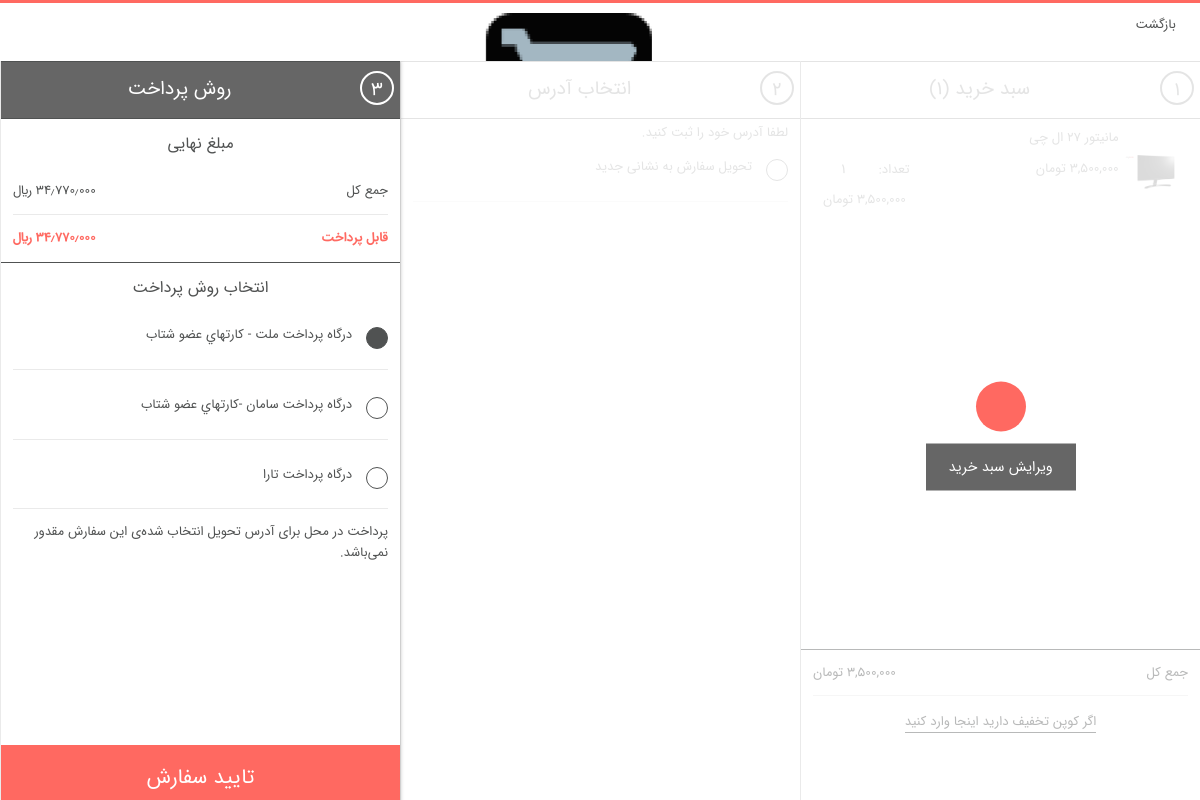
The page /order/paymentmethods (signed in) on the database as committed earlier.
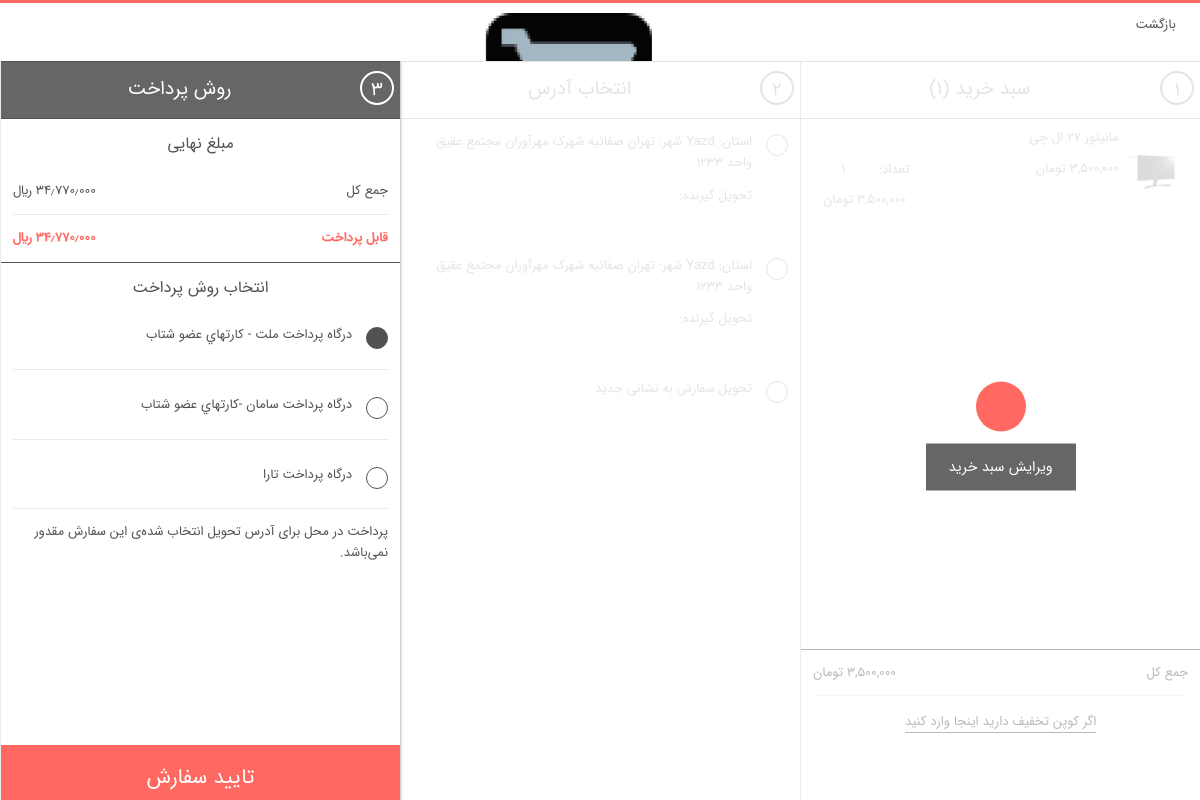
The same page on the database as committed later.
### order/models.py (models this page shows)
class ShopCart(models.Model):
    user = models.ForeignKey(User, on_delete=models.SET_NULL, null=True, verbose_name='کاربر')
    product = models.ForeignKey(Product, on_delete=models.SET_NULL, null=True, verbose_name='محصول')
    quantity = models.IntegerField(verbose_name='تعداد')
    def __str__(self):
        return self.product.title
    @property
    def price(self):
        return self.product.price
    price.fget.short_description = 'قیمت'
    @property
    def product_total_price(self):
        return self.quantity * self.product.price
    product_total_price.fget.short_description = 'مجموع'
    class Meta:
        verbose_name = 'سبد خرید'
        verbose_name_plural = 'سبد های خرید'

### product/models.py (models this page shows, shortened)
class Product(models.Model):
    STATUS = (
        ('True', 'فعال'),
        ('False', 'غیرغعال'),
    )
    category = models.ForeignKey(Category, on_delete=models.CASCADE,
                                 verbose_name='دسته بندی')  # many to one with Category
    title = models.CharField(max_length=50, verbose_name='نام محصول')
    keywords = models.CharField(max_length=255, verbose_name='کلمات کلیدی')
    description = models.CharField(max_length=255, verbose_name='توضیحات')
    image = models.ImageField(upload_to='images/', verbose_name='تصویر اصلی')
    price = models.IntegerField(verbose_name='قیمت')
    amount = models.IntegerField(verbose_name='موجودی')
    minamount = models.IntegerField(verbose_name='حداقل موجودی')
    detail = RichTextUploadingField(verbose_name='جزئیات')
    status = models.CharField(max_length=20, choices=STATUS, verbose_name='وضعیت')
    create_at = models.DateTimeField(auto_now_add=True, verbose_name='تاریخ ایجاد')
    update_at = models.DateTimeField(auto_now=True, verbose_name='تاریخ بروزرسانی')
    slug = models.SlugField(allow_unicode=True, unique=True, null=False)
    def image_tag(self):
        return mark_safe('<img src="{}" height="50"/>'.format(self.image.url))
    image_tag.short_description = 'تصویر'
    class Meta:
        verbose_name = 'محصول'
        verbose_name_plural = 'محصولات'

### user/models.py (models this page shows, shortened)
class UserAddress(models.Model):
    user = models.ForeignKey(User, on_delete=models.CASCADE, verbose_name='کاربر')
    firstname = models.CharField(max_length=50, verbose_name='نام')
    lastname = models.CharField(max_length=50, verbose_name='نام خانوادگی')
    phone = models.CharField(max_length=20, verbose_name='شماره تماس')
    address = models.CharField(max_length=300, verbose_name='آدرس')
    city = models.CharField(max_length=30, verbose_name='شهر')
    state = models.CharField(max_length=30, verbose_name='استان')
    postalcode = models.CharField(max_length=20, verbose_name='کدپستی')
    default_shipping_address = models.BooleanField(default=False)
    def user_name(self):
        return self.user.first_name + ' ' + self.user.last_name + ' [' + self.user.username + '] '
    user_name.short_description = 'نام کاربری'
    class Meta:
        verbose_name = 'آدرس'
        verbose_name_plural = 'آدرس ها'

### order/views.py (the view)
# urls.py: path('paymentmethods', views.payment_methods, name='paymentmethods'),
def payment_methods(request):
    category = Category.objects.all()
    current_user = request.user
    shop_cart = ShopCart.objects.filter(user_id=current_user.id)
    address = UserAddress.objects.filter(user_id=current_user.id)
    totalprice = 0
    for rs in shop_cart:
        totalprice += rs.product.price * rs.quantity
    context = {'shopcart': shop_cart,
               'category': category,
               'totalprice': totalprice,
               'address': address,
               }
    return render(request, 'payment_methods.html', context)

### order/templates/payment_methods.html (shortened to what this page needs)
{% extends "base.html" %}
{% load humanize %}
{% block header %} {% include "simple_header.html" %}{% endblock %}
{% block body %}
    <main class="main" id="checkout" style="margin-top: 10px">
        <section class="column invoice " id="basketPage">
            {% include 'cart_page.html' %}
        </section>
        <section class="column address" id="orderAdressPage">
            {% include 'order_product_address_page.html' %}
        </section>
        <section class="column payment active" id="orderPaymentPage">
            {% include 'payment_methods_page.html' %}
        </section>
    </main>
{% endblock %}

### order/templates/cart_page.html (shortened to what this page needs)
{% load humanize %}
<div id="basketContent">
    <h1 style="">
        <a href="/order/shopcart" title="ویرایش سبد خرید">
            <span class="step">۱</span><i class="icon-shopping_cart_full"></i><span
                class="title-step">سبد خرید ({{ shopcart|length }})</span>
        </a>
        <button type="button" id="emptyBasketBtn" title="خالی کردن سبد خرید"></button>
    </h1>
    <div class="wrapper" data-src="/shop/basket">
        <form action="/basket/update" data-bind="form: 'basketForm'"
              data-updateandgettrackingmodelurl="/sitemap.xml" id="basket" method="post"
              novalidate="novalidate">
            {% for rs in shopcart %}
                <article class="row">
                    <figure>
                        <a href="/product/{{ rs.product.id }}/{{ rs.product.slug }}"
                           data-product-url="">
                            <img src="{{ rs.product.image.url }}"
                                 title="{{ rs.product.title }}"
                                 alt="{{ rs.product.title }}">
                        </a>
                    </figure>
                    <div class="content">
                        <h6>{{ rs.product.title }}</h6>
                        <div class="line">
                            <p class="size-list">{{ rs.price | intcomma:False }} تومان</p>
                            <div class="quantity">
                                <span>تعداد:</span>
                                <button type="button" class="icon-navigate_plus increase"></button>
                                <input type="text" disabled="disabled" class="number"
                                       name="lines[0].Quantity" value="{{ rs.quantity }}">
                                <button type="button" class="icon-navigate_minus decrease"></button>
                            </div>
                        </div>
                        <div class="line">
                            <p class="price">{{ rs.product_total_price | intcomma:False }} تومان</p>
                        </div>
                    </div>
                    <a href="/order/removefromcart/{{ rs.id }}" title="حذف"
                       onclick="return confirm('{{ rs }} از سبد خرید حذف شود ؟')">
                        <button type="button" data-src="/order/removeitem" class="hyp-remove icon-navigate_cross"
                        ></button>
                    </a>
                </article>
            {% endfor %}
        </form>
    </div>
    <footer>
        <div class="row">
            <p>جمع کل</p><span>{{ totalprice | intcomma:False }} تومان</span>
        </div>
        <div class="row link enter-discount">
            <a class="showForm hyp-discount">اگر کوپن تخفیف دارید اینجا وارد کنید </a>
        </div>
    </footer>
</div>
<div class="edit">
    <span class="success"></span>
    <a href="/order/shopcart" class="btn gray">ویرایش سبد خرید</a>
</div>

### order/templates/order_product_address_page.html (shortened to what this page needs)
{% load humanize %}
<h1>
    <span class="step">۲</span><i class="icon-map_location2"></i><span
        class="title-step">انتخاب آدرس</span>
</h1>
<form action="/order/orderproduct" class="form" data-bind="submit: goToNextStep" method="post"
      novalidate="novalidate">
    <div class="wrapper">
        {% if address|length == 0 %}
            <label for="shippingValueDefault">لطفا آدرس خود را ثبت کنید.</label>
        {% else %}
            {% for ad in address %}
                <div class="row">
                    <input type="radio" name="shipping"
                           id="shippingValueDefault{{ ad.id }}" class="radio
                        " checked="">
                    <label for="shippingValueDefault{{ ad.id }}"><p>استان: {{ ad.state }}
                        شهر: {{ ad.city }} {{ ad.address }}</p>
                        <p>تحویل گیرنده: {{ ad.first_name }} {{ ad.last_name }}</p></label>
                </div>
            {% endfor %}
        {% endif %}
        <div class="row">
            <input type="radio" name="shipping" id="shippingChoice"
                   data-bind="checked: shippingChoice" value="custom" class="radio addaddress">
            <label for="shippingChoice"><p>تحویل سفارش به نشانی جدید</p></label>
        </div>
    </div>
    <footer>
    </footer>
</form>

Rows that differ between the two databases and show on the page:
added UserAddress: default_shipping_address "☐ استان: Yazd شهر: تهران صفائیه", city "تهران", address "صفائیه شهرک مهرآوران مجتمع عقیق واحد 1233"
added UserAddress: default_shipping_address "☑ استان: Yazd شهر: تهران صفائیه", city "تهران", address "صفائیه شهرک مهرآوران مجتمع عقیق واحد 1233"
Other text that changed with them:
text no longer shown: "لطفا آدرس خود را ثبت کنید."
